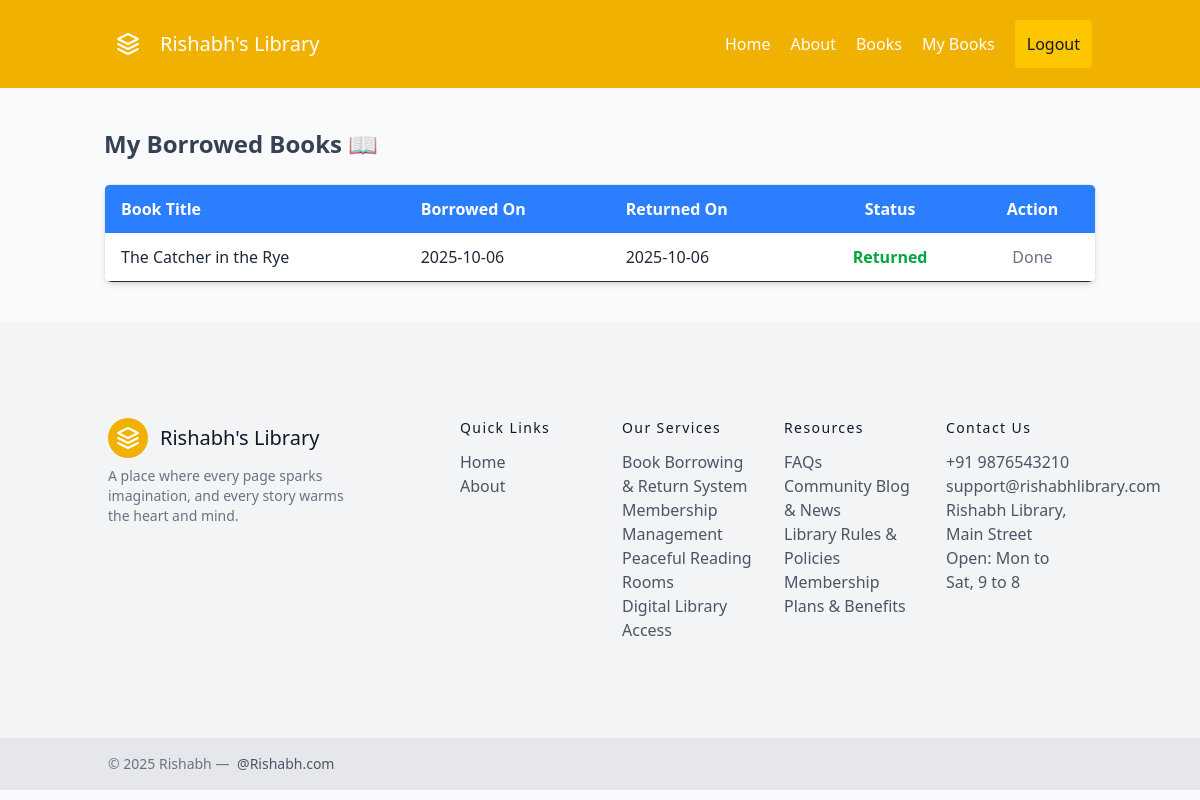
The page /my_borrowed_books (signed in) on the database its author committed.
### app.py (models this page shows, shortened)
class BorrowRecord(db.Model):
    id = db.Column(db.Integer, primary_key=True)
    user_id = db.Column(db.Integer, db.ForeignKey('user.id'))
    book_id = db.Column(db.Integer, db.ForeignKey('book.id'))
    borrow_date = db.Column(db.String(20))
    return_date = db.Column(db.String(20), nullable=True)
    returned = db.Column(db.Boolean, default=False)
    user = db.relationship('User', back_populates='borrowed_books')
    book = db.relationship('Book', back_populates='borrow_records')

class Book(db.Model):
    id = db.Column(db.Integer, primary_key=True)
    title = db.Column(db.String(150), nullable=False)
    author = db.Column(db.String(100), nullable=False)
    available = db.Column(db.Boolean, default=True)
    borrow_records = db.relationship('BorrowRecord', back_populates='book', lazy=True)

### app.py (the view)
@app.route('/my_borrowed_books')
def my_borrowed_books():
    if 'user_id' not in session:
        flash("Please log in to view borrowed books.", "warning")
        return redirect(url_for('login'))
    borrowed = BorrowRecord.query.filter_by(user_id=session['user_id']).all()
    return render_template('my_borrowed_books.html', records=borrowed)

### templates/my_borrowed_books.html
{% extends 'base.html' %}
{% block content %}
<main class="container mx-auto mt-10 px-4">
  <h2 class="text-2xl font-semibold text-gray-700 mb-6">My Borrowed Books 📖</h2>
  {% if records %}
  <div class="overflow-x-auto bg-white rounded-lg shadow-md">
    <table class="min-w-full table-auto border border-gray-200">
      <thead class="bg-blue-500 text-white">
        <tr>
          <th class="py-3 px-4 text-left">Book Title</th>
          <th class="py-3 px-4 text-left">Borrowed On</th>
          <th class="py-3 px-4 text-left">Returned On</th>
          <th class="py-3 px-4 text-center">Status</th>
          <th class="py-3 px-4 text-center">Action</th>
        </tr>
      </thead>
      <tbody>
        {% for record in records %}
        <tr class="border-b hover:bg-blue-50">
          <td class="py-3 px-4">{{ record.book.title }}</td>
          <td class="py-3 px-4">{{ record.borrow_date }}</td>
          <td class="py-3 px-4">{{ record.return_date or '---' }}</td>
          <td class="py-3 px-4 text-center">
            {% if record.returned %}
            <span class="text-green-600 font-semibold">Returned</span>
            {% else %}
            <span class="text-yellow-600 font-semibold">Borrowed</span>
            {% endif %}
          </td>
          <td class="py-3 px-4 text-center">
            {% if not record.returned %}
            <a href="{{ url_for('return_book', record_id=record.id) }}"
               class="bg-green-500 text-white px-3 py-1 rounded hover:bg-green-600 transition">Return</a>
            {% else %}
            <span class="text-gray-500">Done</span>
            {% endif %}
          </td>
        </tr>
        {% endfor %}
      </tbody>
    </table>
  </div>
  {% else %}
  <p class="text-gray-600 text-lg">You haven’t borrowed any books yet. Go borrow one! 💫</p>
  {% endif %}
</main>
{% endblock %}

### rows shown on the page
BorrowRecord: book "The Catcher in the Rye", borrow_date "2025-10-06", return_date "2025-10-06", returned "Returned"
